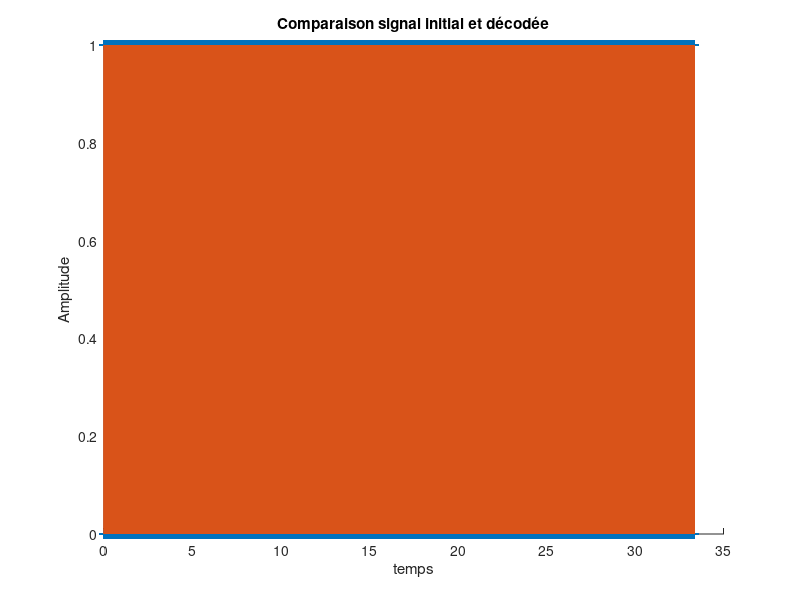

The MATLAB source for this figure: (Note: this script raises an error after producing the figure.)
clear all;
close all;

Dbt_Max = 300; %Bits par seconde 

%%% Valeur %%%

Fe = 48000;
F0 = 1180;
F1 = 980;

Phi_1 = rand*2*pi;
Phi_2 = rand*2*pi;

Fe = 48000; % Fréquence d'échantillonage
Te = 1/Fe; % Période d'échantillonage

%%% Génération du signal NRZ %%%

Ts = 1/Dbt_Max; % Durée d'un échantillon 
Ns = Ts/Te; % Nombre d'échantillon pour un bit
Taille = 10000; % Taille de l'échantillon binaire
Temps = (0:(Taille*Ns -1))*Te;
x_bin = randi(0:1,[1,Taille]); % échantillon binaire
Vecteur_Ns = ones(1,floor(Ns));
NRZ = kron(x_bin,Vecteur_Ns);

%%% Génération de x %%% 

cos_bit_0 = cos(2*pi*F0*Temps + Phi_1);

cos_bit_1 = cos(2*pi*F1*Temps + Phi_2);

x = (1 - NRZ).*cos_bit_0 + NRZ.*cos_bit_1;

%%% Recherche de Pb %%%

SNR_dB = 20;
Px = mean(abs(x).^2);
Pb = Px/(10^(SNR_dB/10));

%%% Calcul du bruit %%%

bruit = sqrt(Pb)*randn(1,length(x));
x_bruit = x + bruit;

%%% Calcule du démodulateur V21 sans bruit%%%

x_bin_0 = sum(reshape(x.*cos_bit_0, floor(Ns), []));

x_bin_1 = sum(reshape(x.*cos_bit_1, floor(Ns), []));

x_demod = x_bin_1 - x_bin_0;

x_demod = x_demod > 0;

NRZ_decode = kron(x_demod, ones(1,floor(Ns)));
figure(1)
hold on;
plot(Temps,NRZ, "+");
plot(Temps,NRZ_decode);
xlabel("temps");
ylabel("Amplitude");
title("Comparaison signal initial et décodée");
hold off;

Diff_Bin = x_bin - x_demod;
Taux_Erreur_Binaire = sum(abs(Diff_Bin))/length(Diff_Bin);


%%%% Gestion d'une erreur de synchronisation de phase porteuse

theta0 = rand*2*pi - pi;
theta1 = rand*2*pi - pi;
%theta0 = pi/4;
%theta1 = pi/4;

%%% Création des cos et des sin

cos_bit_0 = cos(2*pi*F0*Temps + theta0);
sin_bit_0 = sin(2*pi*F0*Temps + theta0);

cos_bit_1 = cos(2*pi*F1*Temps + theta1);
sin_bit_1 = cos(2*pi*F1*Temps + theta1);

%%% Création des signaux %%%

x_bin_0_bruit = sum(reshape(x.*(cos_bit_0+sin_bit_0),floor(Ns),[])).^2;
x_bin_1_bruit = sum(reshape(x.*(cos_bit_1+sin_bit_1),floor(Ns),[])).^2;

%%% Signal final %%%

x_final = x_bin_1_bruit - x_bin_0_bruit;

%%% Le signal retrouvé %%%

x_decode = x_final > 0;

%%% Calcul du taux d'erreur binaire %%%

Diff_bin = x_bin - x_decode;
Taux_Erreur_Binaire = sum(abs(Diff_Bin))/length(Diff_Bin)

%%% Retrouver l'image %%% 

load fichier1.mat;

%%% Récupération du temps %%%

Temps = [0:Te:(length(signal)-1)*Te];

%%% Création des cos et des sin

cos_bit_0 = cos(2*pi*F0*Temps + theta0);
sin_bit_0 = sin(2*pi*F0*Temps + theta0);

cos_bit_1 = cos(2*pi*F1*Temps + theta1);
sin_bit_1 = cos(2*pi*F1*Temps + theta1);

%%% Démodulation du signal 

signal_bin_0_bruit = sum(reshape(signal.*(cos_bit_0+sin_bit_0),floor(Ns),[])).^2;
signal_bin_1_bruit = sum(reshape(signal.*(cos_bit_1+sin_bit_1),floor(Ns),[])).^2;

%%% Signal final %%%

signal_final = signal_bin_1_bruit - signal_bin_0_bruit;

signal_decode = signal_final > 0;

%%% Affichage %%%

image(reconstitution_image(signal_decode));


function image_retrouvee = reconstitution_image(suite_binaire_reconstruite)


    %Reconstruction de l'image à partir de la suite de bits retrouvée
    mat_image_binaire_retrouvee=reshape(suite_binaire_reconstruite,105*100,8);
    mat_image_decimal_retrouvee=bi2de(mat_image_binaire_retrouvee);
    image_retrouvee=reshape(mat_image_decimal_retrouvee,105,100);

end











